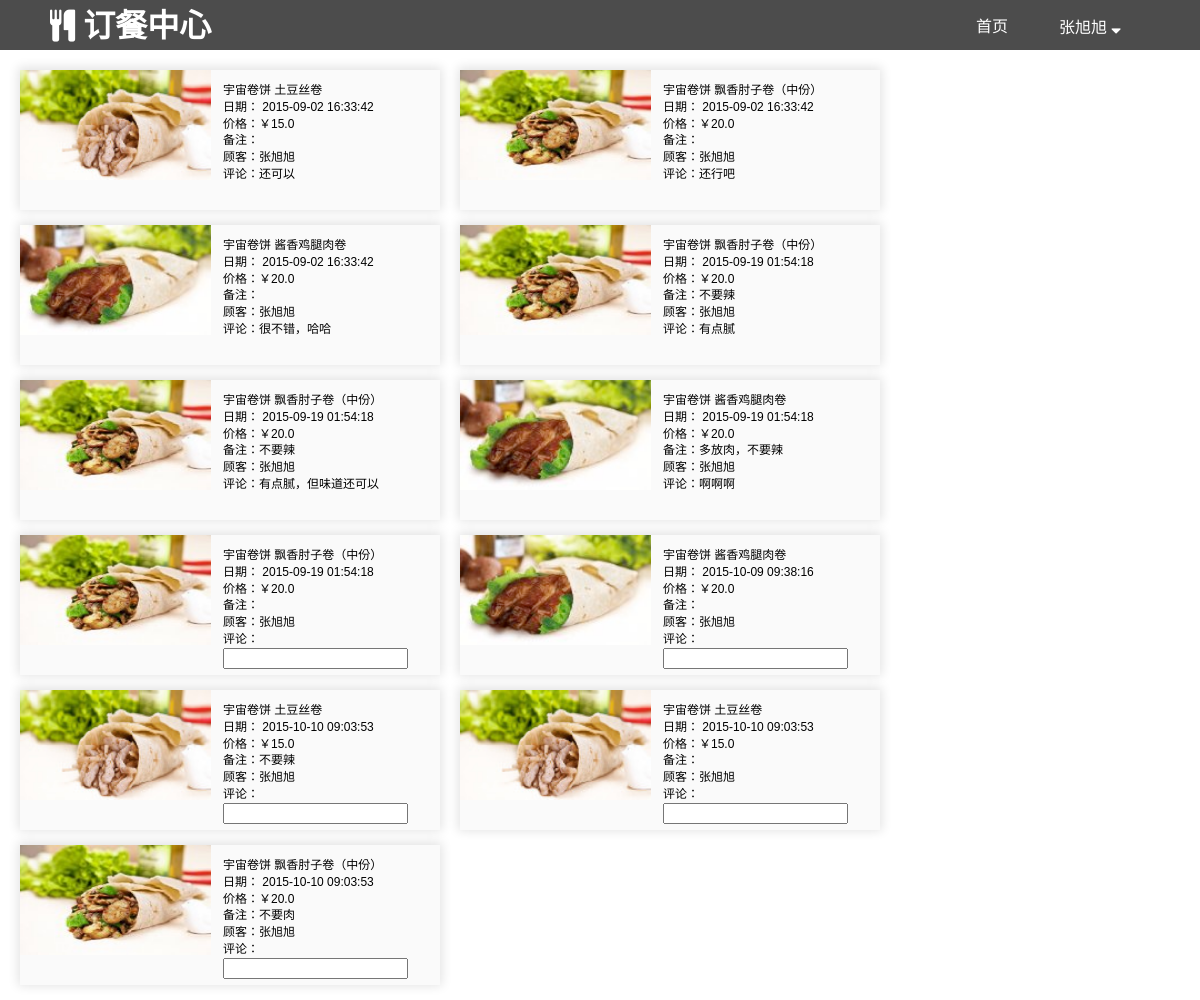
Page /individual (signed in) on the committed database.
### books/models.py (models this page shows, shortened)
class Menu(models.Model):
	order = models.ForeignKey(Order)
	good = models.ForeignKey(Good)
	custom = models.ForeignKey(Custom)
	remark = models.CharField(max_length=200, default="", blank=True)
	comment = models.CharField(max_length= 200, blank = True, default= "")
	score = models.IntegerField(default = 0)

class Good(models.Model):
	name = models.CharField(max_length=50)
	price = models.FloatField()
	description = models.CharField(max_length=200, null = True, blank= True)
	category = models.ForeignKey(Category)
	restaurant = models.ForeignKey(Restaurant)
	times = models.IntegerField(default = 0)
	score = models.IntegerField(default = 0)
	pic = models.ImageField(upload_to='upload/images/good_pic', default="")

class Restaurant(models.Model):
	name = models.CharField(max_length=50)
	URL = models.CharField(max_length=200, default="")
	pic = models.ImageField(upload_to='upload/images/good_pic', default="")
	def __str__(self):
		return self.name

class Order(models.Model):
	name = models.CharField(max_length=50, default= "晚餐")
	date = models.DateTimeField(default="")
	restaurant = models.ForeignKey(Restaurant)
	state = models.IntegerField(verbose_name='订单状态', default = 1, choices=((1,"开启"),(2,"关闭")))
	def date_24(self):
		return self.date.strftime('%Y-%m-%d %H:%M:%S')
	def default(self, obj):
	    if isinstance(obj, datetime):
	        return obj.strftime('%Y-%m-%d %H:%M:%S')
	    elif isinstance(obj, date):
	        return obj.strftime('%Y-%m-%d')
	    else:
	        return json.JSONEncoder.default(self, obj)

class Custom(models.Model):
	user = models.OneToOneField(User, null=True)
	sex=models.CharField(verbose_name='性别',choices=(("M","男"),("F","女")),max_length=1)
	age = models.IntegerField()
	department = models.ForeignKey(Department)
	pic = models.ImageField(upload_to = 'upload/images/custom', blank=True, null=True)

### books/views.py (the view)
# urls.py: url(r'^individual$', views.individual, name='individual'),
@login_required(login_url="/login")
def individual(request):
	user = request.user
	menus = Menu.objects.filter(custom = user.custom.id).order_by('order')
	return render(request, 'books/individual.html', { 'user':user, "menus":menus})

### books/templates/books/Individual.html (shortened to what this page needs)
<html>
<head>
	<link rel="stylesheet" type="text/css" href="/static/css/common.css">
</head>
<body>
{% include "books/header.html" %}
	<div style="margin-left:20px;margin-top:20px;">
		{% for menu in menus %}
			<div class = "good_individual_item fl" data="{{menu.id}}">
					<div class="fl">
						<a title = "商品" href= "{% url 'good' menu.good.id %}">
							<img class = "good_img" src="{{menu.good.pic.url}}">
						</a>
					</div>
					<div class="good_individual_content fl">
						{{menu.good.restaurant}}
						{{menu.good.name}}
						<br />
						日期：
						<span>{{menu.order.date_24}}</span>
						<br />
						价格：￥{{menu.good.price}}
						<br />
						备注：{{menu.remark}}
						<br />
						顾客：{{menu.custom.user.last_name}}{{menu.custom.user.first_name}}
						<br/>
						评论：{% if menu.comment %}{{menu.comment}}
						{% else %}<input class="comment_input" type="input">
						{% endif%}
					</div>
				</div>
		{% endfor %}
	</div>
</body>
</html>

### books/templates/books/header.html (shortened to what this page needs)
<link rel="stylesheet" href="/static/css/font-awesome.min.css">
<div class="head">
    <div class="head_bg"></div>
    <div class="inner">
        <div class="logo">
            <a href="{% url 'index' %}">
            	<i class="icon-food">
                    <b>
            	       订餐中心
                    </b>
                </i>
            </a>
        </div>
        <div class="nav">
            <ul >
            <li class="nav_item fl">
                <a class="nav_item_name" href="{% url 'index' %}">首页</a>
            </li>
            {% if user %}
			<li id="individual_wrapper" class="nav_item fl" style="border:1px solid rgba(221, 221, 221, 0);">
                    <a class="nav_item_name" href = "{% url 'individual' %}" >
                        {{user.last_name}}{{user.first_name}}
                    <i class="icon-sort-down" style="color:white; "> </i>
                    </a>
            </li>
			{% endif %}
            </ul>
        </div>
    </div>
</div>

### books/static/css/common.css (style rules this page uses)
.fl { float: left; }
.head { margin-bottom: 10px; position: relative; height: 50px; font-size: 16px; color: #ffffff; z-index: 1; }
.head .head_bg { position: absolute; left: 0; top: 0; width: 100%; height: 100%; background-color: #000000; opacity: 0.7; }
.head .inner { width: auto; min-width: 900px; position: relative; overflow: hidden; padding: 0px 50px; min-width: 900px; margin: 0 auto; z-index: 2; }
.head .inner .logo { float: left; }
.head .inner .logo a { color: #ffffff; font-size: 2em; }
.logo { vertical-align: top; }
.head .nav { overflow: hidden; float: right; margin-right: -25px; }
.head .nav ul { height: 100%; margin-top: 0; }
.head .nav .nav_item { float: left; padding: 0 25px; color: #ffffff; }
.head .nav .nav_item .nav_item_name { float: left; color: #ffffff; margin: 16px auto 12px auto; }
.good_individual_item { width: 420px; height: 140px; position: relative; margin-right: 20px; margin-bottom: 15px; background: #fafafa; box-shadow: 0 -1px 10px 2px #e4e4e4; }
.good_individual_content { padding: 12px; width: 200px; }
.good_img { height: 110px; width: 191px; }
body { margin: 0px; font: 12px/1.4 Helvetica,宋体,Arial,sans-serif; }
li { list-style:none; margin:0px; }
a { text-decoration: none; outline: 0; }

### rows in the picture
Menu: good.pic (picture), good.restaurant "宇宙卷饼", good.name "土豆丝卷", order.date_24 "2015-09-02 16:33:42", good.price "15.0", custom.user.last_name "张", custom.user.first_name "旭旭", comment "还可以"
Menu: good.pic (picture), good.restaurant "宇宙卷饼", good.name "飘香肘子卷（中份）", order.date_24 "2015-09-02 16:33:42", good.price "20.0", custom.user.last_name "张", custom.user.first_name "旭旭", comment "还行吧"
Menu: good.pic (picture), good.restaurant "宇宙卷饼", good.name "酱香鸡腿肉卷", order.date_24 "2015-09-02 16:33:42", good.price "20.0", custom.user.last_name "张", custom.user.first_name "旭旭", comment "很不错，哈哈"
Menu: good.pic (picture), good.restaurant "宇宙卷饼", good.name "飘香肘子卷（中份）", order.date_24 "2015-09-19 01:54:18", good.price "20.0", remark "不要辣", custom.user.last_name "张", custom.user.first_name "旭旭", comment "有点腻"
Menu: good.pic (picture), good.restaurant "宇宙卷饼", good.name "飘香肘子卷（中份）", order.date_24 "2015-09-19 01:54:18", good.price "20.0", remark "不要辣", custom.user.last_name "张", custom.user.first_name "旭旭", comment "有点腻，但味道还可以"
Menu: good.pic (picture), good.restaurant "宇宙卷饼", good.name "酱香鸡腿肉卷", order.date_24 "2015-09-19 01:54:18", good.price "20.0", remark "多放肉，不要辣", custom.user.last_name "张", custom.user.first_name "旭旭", comment "啊啊啊"
Menu: good.pic (picture), good.restaurant "宇宙卷饼", good.name "飘香肘子卷（中份）", order.date_24 "2015-09-19 01:54:18", good.price "20.0", custom.user.last_name "张", custom.user.first_name "旭旭"
Menu: good.pic (picture), good.restaurant "宇宙卷饼", good.name "酱香鸡腿肉卷", order.date_24 "2015-10-09 09:38:16", good.price "20.0", custom.user.last_name "张", custom.user.first_name "旭旭"
Menu: good.pic (picture), good.restaurant "宇宙卷饼", good.name "土豆丝卷", order.date_24 "2015-10-10 09:03:53", good.price "15.0", remark "不要辣", custom.user.last_name "张", custom.user.first_name "旭旭"
Menu: good.pic (picture), good.restaurant "宇宙卷饼", good.name "土豆丝卷", order.date_24 "2015-10-10 09:03:53", good.price "15.0", custom.user.last_name "张", custom.user.first_name "旭旭"
Menu: good.pic (picture), good.restaurant "宇宙卷饼", good.name "飘香肘子卷（中份）", order.date_24 "2015-10-10 09:03:53", good.price "20.0", remark "不要肉", custom.user.last_name "张", custom.user.first_name "旭旭"

### other values in the picture
{{ user.last_name }} "张"
{{ user.first_name }} "旭旭"
